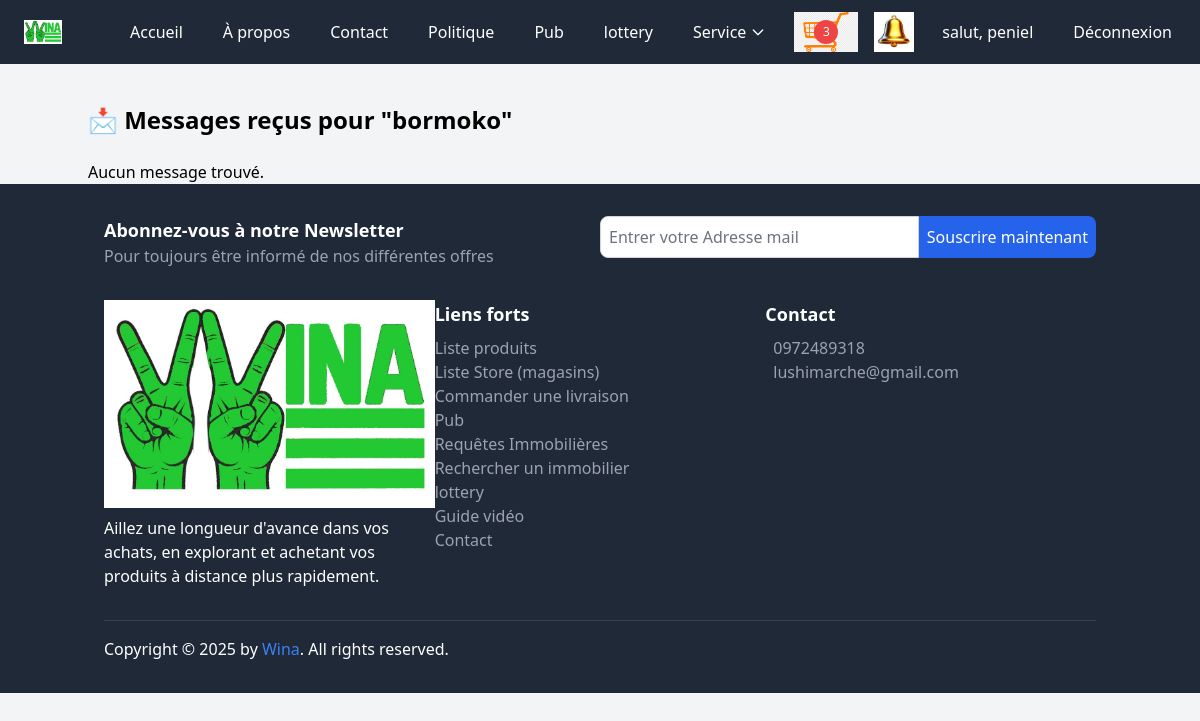
Page /store/1/contacts/ (signed in) on the committed database.
### core/models.py (models this page shows, shortened)
class Cart(models.Model):
    user = models.ForeignKey(settings.AUTH_USER_MODEL, on_delete=models.CASCADE, related_name='carts')
    country = models.ForeignKey(Country, on_delete=models.CASCADE, related_name='carts')
    created_at = models.DateTimeField(auto_now_add=True)
    is_ordered = models.BooleanField(default=False)
    is_active = models.BooleanField(default=True)
    def get_item_count(self):
        return sum(item.quantity for item in self.items.all())

class CartItem(models.Model):
    cart = models.ForeignKey(Cart, on_delete=models.CASCADE, related_name='items')
    product = models.ForeignKey(Product, on_delete=models.CASCADE)
    quantity = models.PositiveIntegerField(default=1)  # Définir un valeur par défaut de 1

class CustomUser(AbstractUser):
    email = models.EmailField(unique=True)
    profile_pic = models.ImageField(upload_to="p_img", blank=True, null=True)
    address = models.CharField(max_length=50, blank=True, null=True)
    phone = models.CharField(max_length=11, blank=True, null=True)
    commune = models.CharField(max_length=50, blank=True, null=True)
    city = models.ForeignKey(City, on_delete=models.SET_NULL, null=True, blank=True)
    country = models.ForeignKey(Country, on_delete=models.SET_NULL, null=True, blank=True)
    interests = models.TextField(blank=True, null=True)
    USERNAME_FIELD = 'email'
    REQUIRED_FIELDS = ['username']

class Store(models.Model):
    owner = models.ForeignKey(
        settings.AUTH_USER_MODEL,
        on_delete=models.CASCADE,
        related_name="stores"
    )
    name = models.CharField(max_length=255)
    slug = models.SlugField(blank=True, null=True, unique=True)
    description = models.TextField()
    adresse = models.TextField()
    thumbnail = models.ImageField(
        upload_to="img",
        null=True,
        blank=True,
        verbose_name="Image du Store"
    )
    created_at = models.DateTimeField(auto_now_add=True)
    updated_at = models.DateTimeField(auto_now=True)
    typestore = models.ForeignKey(
        Typestore,
        on_delete=models.SET_NULL,
        null=True,
        blank=True
    )
    typebusiness = models.ForeignKey(
        'TypeBusiness',
        on_delete=models.SET_NULL,
        null=True,
        blank=True,
        related_name='stores'
    )
    country = models.ForeignKey(
        Country,
        on_delete=models.SET_NULL,
        null=True,
        blank=True,
        related_name="stores"
    )
    city = models.ForeignKey(
        City,
        on_delete=models.SET_NULL,
        null=True,
        blank=True,
        related_name="stores"
    )
    apply_commission = models.BooleanField(default=True)
    favoritestore = models.BooleanField(default=False)
    is_active = models.BooleanField(default=False)
    latitude = models.DecimalField(max_digits=9, decimal_places=6, null=True, blank=True)
    longitude = models.DecimalField(max_digits=9, decimal_places=6, null=True, blank=True)
    from django.utils.text import slugify

### base/views.py (the view)
# urls.py: path('store/<int:store_id>/contacts/', views.contact_store_list, name='contact_store_list'),
@login_required
def contact_store_list(request, store_id):
    store = get_object_or_404(Store, pk=store_id)
    if store.owner != request.user:
        return render(request, 'base/access_denied.html', status=403)
    contacts = ContactStore.objects.filter(store=store).order_by('-created_at')
    paginator = Paginator(contacts, 6)
    page = request.GET.get('page')
    try:
        contacts_page = paginator.page(page)
    except PageNotAnInteger:
        contacts_page = paginator.page(1)
    except EmptyPage:
        contacts_page = paginator.page(paginator.num_pages)
    return render(request, 'base/contact_store_list.html', {
        'store': store,
        'contacts': contacts_page,
    })

### core/context_processors.py (called while the page is built)
def cart(request):
    if request.user.is_authenticated:
        cart = get_or_create_cart(request.user)
    else:
        cart = None
    return {'cart': cart}

def unread_notifications_count(request):
    if request.user.is_authenticated:
        hidden_ids = UserNotificationHide.objects.filter(user=request.user).values_list('notification_id', flat=True)
        count = Notification.objects.filter(user=request.user, is_read=False).exclude(id__in=hidden_ids).count()
        return {'unread_notifications_count': count}
    return {}

### core/utils.py (called while the page is built)
def get_or_create_cart(user):
    cart, created = Cart.objects.get_or_create(user=user, is_active=True)
    return cart

### base/templates/base/contact_store_list.html
{% extends 'base.html' %}
{% block content %}
<div class="container mx-auto mt-10">
    <h2 class="text-2xl font-bold mb-6">📩 Messages reçus pour "{{ store.name }}"</h2>
    {% if contacts %}
        <ul class="space-y-4">
            {% for contact in contacts %}
                <li class="p-4 bg-white rounded shadow">
                    <p><strong>Nom :</strong> {{ contact.first_name }} {{ contact.last_name }}</p>
                    <p><strong>Email :</strong> {{ contact.email }}</p>
                    <p><strong>Téléphone :</strong> {{ contact.phone_number }}</p>
                    <p><strong>Envoyé le :</strong> {{ contact.created_at|date:"d M Y H:i" }}</p>
                    <a href="{% url 'contact_store_detail' contact.id %}" class="text-blue-600 hover:underline mt-2 inline-block">
                        ➕ Voir le message complet
                    </a>
                </li>
            {% endfor %}
        </ul>
        {% if contacts.has_other_pages %}
        <div class="mt-8 mb-20">
            <nav aria-label="Pagination des messages" class="flex justify-center">
                <ul class="flex space-x-4">
                    {% if contacts.has_previous %}
                        <li>
                            <a href="?page=1" class="px-4 py-2 bg-blue-600 text-white rounded-lg hover:bg-blue-700">
                                &laquo; Première
                            </a>
                        </li>
                        <li>
                            <a href="?page={{ contacts.previous_page_number }}" class="px-4 py-2 bg-blue-600 text-white rounded-lg hover:bg-blue-700">
                                &lt;
                            </a>
                        </li>
                    {% endif %}
                    <li>
                        <span class="px-4 py-2 bg-blue-600 text-white rounded-lg">
                            {{ contacts.number }}
                        </span>
                    </li>
                    {% if contacts.paginator.num_pages > 1 and contacts.number < contacts.paginator.num_pages %}
                        <li>
                            <a href="?page={{ contacts.paginator.num_pages }}" class="px-4 py-2 bg-gray-200 text-gray-700 rounded-lg hover:bg-blue-600 hover:text-white">
                                {{ contacts.paginator.num_pages }}
                            </a>
                        </li>
                    {% endif %}
                    {% if contacts.has_next %}
                        <li>
                            <a href="?page={{ contacts.next_page_number }}" class="px-4 py-2 bg-blue-600 text-white rounded-lg hover:bg-blue-700">
                                &gt;
                            </a>
                        </li>
                        <li>
                            <a href="?page={{ contacts.paginator.num_pages }}" class="px-4 py-2 bg-blue-600 text-white rounded-lg hover:bg-blue-700">
                                Dernière &raquo;
                            </a>
                        </li>
                    {% endif %}
                </ul>
            </nav>
        </div>
        {% endif %}
    {% else %}
        <p>Aucun message trouvé.</p>
    {% endif %}
</div>
{% endblock %}

### templates/base.html (shortened to what this page needs)
{% load static tailwind_tags %}
{% load static %}
<!DOCTYPE html>
<html lang="fr">
<head>
    <link href='https://unpkg.com/boxicons@2.1.4/css/boxicons.min.css' rel='stylesheet'>
    <link rel="stylesheet" href="{% static 'css/dist/styles.css' %}">
    {% tailwind_css %}
</head>
<body class="bg-gray-100">
    <nav class="bg-gray-800 text-white">
        <div class="max-w-7xl mx-auto px-4 py-3 flex justify-between items-center">
            <a href="{% url 'index' %}" class="text-gray hover:underline flex items-center bg-white-800 p-2 rounded">
                <img src="{% static 'img/logoo.png' %}" alt="Logo" class="h-6 mr-2">
            </a>
            <div class="hidden md:flex space-x-4">
                <a href="{% url 'index' %}" class="hover:bg-gray-700 px-3 py-2 rounded">Accueil</a>
                <a href="{% url 'apropos' %}" class="hover:bg-gray-700 px-3 py-2 rounded">À propos</a>
                <a href="{% url 'contact' %}" class="hover:bg-gray-700 px-3 py-2 rounded">Contact</a>
                <a href="{% url 'politique' %}" class="hover:bg-gray-700 px-3 py-2 rounded">Politique</a>
                <a href="{% url 'advertisement_list_wina' %}" class="hover:bg-gray-700 px-3 py-2 rounded">Pub</a>
                <a href="{% url 'lottery_list' %}" class="hover:bg-gray-700 px-3 py-2 rounded">lottery</a>
<div class="relative">
    <button class="hover:bg-gray-700 px-3 py-2 rounded inline-flex items-center" id="immoDropdownButton">
       Service
        <svg class="ml-1 w-4 h-4" fill="none" stroke="currentColor" viewBox="0 0 24 24" xmlns="http://www.w3.org/2000/svg">
            <path stroke-linecap="round" stroke-linejoin="round" stroke-width="2" d="M19 9l-7 7-7-7"></path>
        </svg>
    </button>
</div>
<a href="{% url 'cart_detail_wina' %}" class="relative inline-block">
    <span class="cart-items-count absolute top-1/2 left-1/2 bg-red-500 text-white rounded-full w-6 h-6 flex items-center justify-center text-xs transform -translate-x-1/2 -translate-y-1/2">
        {{ cart.get_item_count }}
    </span>
</a>
{% if user.is_authenticated %}
<a href="{% url 'notifications_list' %}" class="relative inline-block">
    <img src="{% static 'img/belll.jpg' %}" alt="Notifications" class="w-10 h-10">
</a>
{% endif %}
                {% if request.user.is_authenticated %}
                    <a href="{% url 'profile' %}" class="hover:bg-gray-700 px-3 py-2 rounded">salut, {{ request.user.username }}</a>
                    <a href="{% url 'logout' %}" class="hover:bg-gray-700 px-3 py-2 rounded">Déconnexion</a>
                {% else %}
                    <a href="{% url 'signup' %}" class="hover:bg-gray-700 px-3 py-2 rounded">S'inscrire</a>
                    <a href="{% url 'login' %}" class="hover:bg-gray-700 px-3 py-2 rounded">Connexion</a>
                {% endif %}
            </div>
        </div>
    </nav>
      {% block content %}{% endblock content %}
    <footer class="bg-gray-800 text-white py-8">
        <div class="container mx-auto px-4">
            <div class="mb-8">
                <div class="flex flex-col md:flex-row">
                    <div class="md:w-1/2 mb-4 md:mb-0">
                        <h3 class="text-lg font-bold">Abonnez-vous à notre Newsletter</h3>
                        <p class="text-gray-400">Pour toujours être informé de nos différentes offres</p>
                    </div>
                    <div class="md:w-1/2">
                        <form action="https://api.web3forms.com/submit" method="POST" class="flex">
                            <input type="email" name="email" placeholder="Entrer votre Adresse mail" required class="flex-1 p-2 rounded-l-lg border border-gray-300" />
                            <button class="bg-blue-600 text-white p-2 rounded-r-lg">Souscrire maintenant</button>
                        </form>
                    </div>
                </div>
            </div>
            <div class="flex flex-col md:flex-row mb-8">
                <div class="md:w-1/3 mb-4 md:mb-0">
                    <div class="footer-logo mb-2">
                        <img class="img-fluid" src="{% static 'img/logoo.png' %}" alt="">
                    </div>
                    <p>Aillez une longueur d'avance dans vos achats, en explorant et achetant vos produits à distance plus rapidement.</p>
                </div>
                <div class="md:w-1/3 mb-4 md:mb-0">
                    <h3 class="text-lg font-bold">Liens forts</h3>
                    <ul class="mt-2">
                        <li><a href="{% url 'product_list_wina' %}" class="text-gray-400 hover:text-white">Liste produits</a></li>
                        <li><a href="{% url 'store_list_wina' %}" class="text-gray-400 hover:text-white">Liste Store (magasins)</a></li>
                        <li><a href="{% url 'creer_commande' %}" class="text-gray-400 hover:text-white">Commander une livraison</a></li>
                        <li><a href="{% url 'advertisement_list_wina' %}" class="text-gray-400 hover:text-white">Pub</a></li>
                        <li><a href="{% url 'requete_list' %}" class="text-gray-400 hover:text-white">Requêtes Immobilières</a></li>
                        <li><a href="{% url 'requete_create' %}" class="text-gray-400 hover:text-white">Rechercher un immobilier</a></li>
                        <li><a href="{% url 'lottery_list' %}" class="text-gray-400 hover:text-white">lottery</a></li>
                        <li><a href="{% url 'video_list' %}" class="text-gray-400 hover:text-white">Guide vidéo</a></li>
                        <li><a href="{% url 'contact' %}" class="text-gray-400 hover:text-white">Contact</a></li>
                    </ul>
                </div>
                <div class="md:w-1/3">
                    <h3 class="text-lg font-bold">Contact</h3>
                    <div class="mt-2">
                        <p class="flex items-center"><a href="callto:+243 97 24 89 318" class="text-gray-400 hover:text-white">0972489318</a></p>
                        <p class="flex items-center"><a href="mailto:lushimarche@gmail.com" class="text-gray-400 hover:text-white">lushimarche@gmail.com</a></p>
                    </div>
                </div>
            </div>
            <div class="border-t border-gray-700 pt-4">
                <div class="flex justify-between items-center">
                    <div>
                        <p class="mb-0">Copyright © 2025 by <a href="#" class="text-blue-500 hover:underline">Wina</a>. All rights reserved.</p>
                    </div>
                </div>
            </div>
        </div>
    </footer>
</body>
</html>

### rows in the picture
Cart: get_item_count "3"
CustomUser: user.username "peniel"
Store: name "bormoko"
